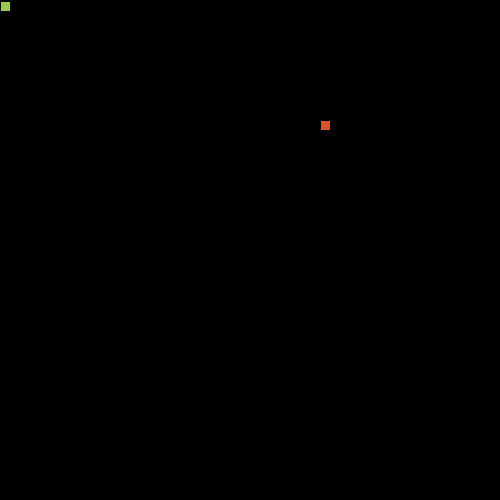
Frame 1 (no input)
Frame 60 (the mouse pressed at the canvas centre just before this capture): identical to frame 1, image omitted
Frame 120 (the mouse held since frame 60 and released just before this capture): identical to frame 1, image omitted

The Processing sketch that drew this single still picture (run headless with seeded random() and noise(); from frame 60 on, the mouse is pressed at the canvas centre):

// Processing sketch: SnakeRecipe
// ── SnakeRecipe.pde

// 1. Follow the recipe instructions inside the Segment class.

// The Segment class will be used to represent each part of the moving snake.

class Segment {

  //2. Create x and y member variables to hold the location of each segment.
  int x;
  int y; 

  // 3. Add a constructor with parameters to initialize each variable.
  Segment(int x, int y) {
  }

  // 4. Add getter and setter methods for both the x and y member variables.
  int getX() {
    return x;
  }
  void setX(int x) {
    this.x = x;
  }
  int getY() {
    return y;
  }
  void setY(int y) {
    this.y = y;
  }
}
// 5. Create (but do not initialize) a Segment variable to hold the head of the Snake
Segment head;

// 6. Create and initialize a String to hold the direction of your snake e.g. "up"
String direction = "up";

// 7. Create and initialize a variable to hold how many pieces of food the snake has eaten.
// give it a value of 1 to start.
int food = 1;

// 8. Create and initialize foodX and foodY variables to hold the location of the food.
// (Hint: use the random method to set both the x and y to random locations within the screen size (500 by 500).)
int foodX = ((int)random(50)*10);
int foodY = ((int)random(50)*10);

void setup() {

  // 9. Set the size of your sketch (500 by 500).\
  size(500, 500);

  // 10. initialize your head to a new segment.
  head = new Segment(250, 2);

  // 11. Use the frameRate(int rate) method to set the rate to 20.
  frameRate(20);
}


void draw() {

  background(0);


  //12. Call the manageTail, drawFood, drawSnake, move, and collision methods.
  manageTail();
  drawFood();
  drawSnake();
  move();
  collision();
}

// 13. Complete the drawFood method below. (Hint: each piece of food should be a 10 by 10 rectangle).

void drawFood() {
  fill(213, 84, 48);
  rect(foodX, foodY, 10, 10);
}


//14. Draw the snake head (use a 10 by 10 rectangle)

void drawSnake() {
  fill(157, 202, 83);
  rect(X, Y, 10, 10);

  //test your code
}


// 15. Complete the move method below.

void move() {

  // 16. Using a switch statement, make your snake head move by 10 pixels in the correct direction.
  //This is an incomplete switch statement:

  switch(direction) {
  case "up":
    // move head up here 
    head.y = head.y+10;
    break;
  case "down":
    // move head down here 
    head.y = head.y-10;
    break;
  case "left":
    // figure it out 
    head.x = head.x-10;
    break;
  case "right":
    // mystery code goes here 
    head.x = head.x+10;
    break;
  }



  // 17. Call the checkBoundaries method to make sure the snake head doesn't go off the screen.
  checkBoundaries();
}


// 18. Complete the keyPressed method below. Use if statements to set your direction variable depending on what key is pressed.

void keyPressed() {
  if(keyCode == 38){
    direction = "up";
  }
}



// 19. check if your head is out of bounds (teleport your snake head to the other side).

void checkBoundaries() {
}



//20. Make sure that the key for your current direction’s opposite doesn’t work(i.e. If you’re going up, down key shouldn’t work)



// 21. Complete the missing parts of the collision method below.

void collision() {

  // If the segment is colliding with a piece of food...
  // Increase the amount of food eaten and set foodX and foodY to new random locations.
}



/**
 
 ** Part 2: making the tail (the rest of the snake)
 
 **/

//  1. Create and initialize an ArrayList of Segments. (This will be your snake tail!)


// 2. Complete the missing parts of the manageTail method below and call it in the draw method.

void manageTail() {

  //Call the drawTail and checkTailCollision methods.

  // Add a new Segment to your ArrayList that has the same X and Y as the head of your snake.

  // To keep your tail the right length:
  // while the tail size is greater than the number of food pieces eaten, remove the first Segment in your tail.
}

void drawTail() {
  // Draw a 10 by 10 rectangle for each Segment in your snake ArrayList.
}


// 3. Complete the missing parts of the bodyCollision method below.

void checkTailCollision() {

  // If your head has the same location as one of your segments...

  // reset your food variable

  //Call this method at the beginning of your manageTail method.
}
